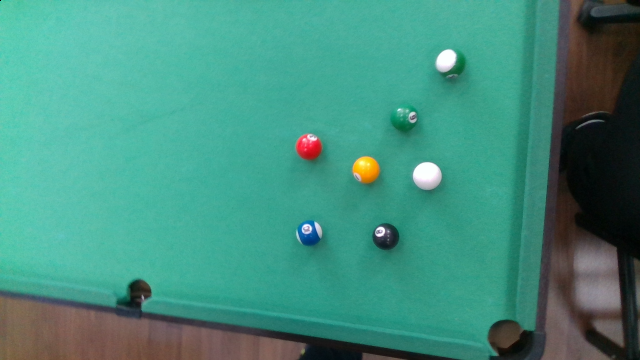
//> input picture EX9/pics/ball1.png, 640 x 360 px
$ ./houghcircle_param   (built with g++ and OpenCV 4)
//> lines starting //> are read from the running program, lines starting //| are printed output that depends on the picture; after the words box and inside, x2 and y2 are one past the last pixel; in counts of white or black regions, pixels touching at a corner belong together
/**
 * @brief: 霍夫变换检测圆参数调整
 * @author： liujin
 * @date: 2019/5/11
*/


/**头文件*/
#include <opencv2/opencv.hpp>
#include <opencv2/imgproc/imgproc.hpp>
#include <iostream>

using namespace cv;
using namespace std;

/**全局变量*/
Mat srcImage, grayImage, gaussImage, dstImage, houghImage;
//各种参数
vector<int> GaussParams = {0, 1, 3};  //依次是（是否使用高斯滤波，算子半径，xy标准差）
vector<int> CannyParams = {100, 50, 0}; //阈值1，阈值2，sobel算子大小(0代表3,1代表5,2代表7)
vector<int> HoughParams = {20, 80, 12, 10, 20};//mindist,canny高阈值,累加器阈值,圆半径最小,最大

/**函数声明*/
static void on_Canny(int, void *);

static void on_Gauss(int, void *);

static void on_Hough(int, void *);

void HoughTrans();

/// 颜色过滤函数640*360
// 输入三个通道的颜色范围，将这个范围内的颜色过滤
void color_filter(Mat &src, Mat &dst, vector<vector<double>> minmax) {
    int i = 0, j = 0;

    dst.create(src.rows, src.cols, src.type());

    //拆分成三通道
    vector<Mat> channels(3);
    split(src, channels);

    //颜色掩码构建
    for (i = 0; i < 3; ++i)
        channels.at(i) = ((channels.at(i) < minmax[i].at(0)) | (channels.at(i) > minmax[i].at(1)));
    Mat mask = channels.at(0) | channels.at(1) | channels.at(2);

    src.copyTo(dst, mask);
}

/**主程序*/
int main() {
    //读入源图片
    srcImage = imread("../pics/ball1.png");
//> srcImage is the input picture: 360 rows x 640 cols, CV_8UC3; mean B, G, R 126.9, 143.1, 67.5
    if (!srcImage.data) {
        printf("读入文件错误！\n");
        return 1;
    }
    printf("按下q或者esc退出程序,by 刘琎\n");

    /// 转为灰度图
    cvtColor(srcImage, grayImage, CV_BGR2GRAY);//转化边缘检测后的图为灰度图
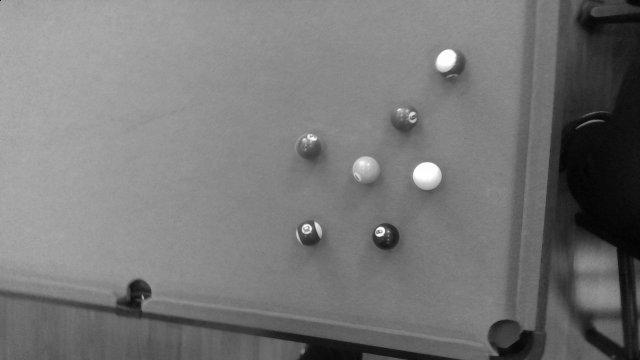
//> grayImage: 360 rows x 640 cols, CV_8UC1; min 0, max 254, mean 118.6
    gaussImage = grayImage.clone();
    //imshow("灰度图",midImage);

    /// 高斯滤波参数调整
    //vector<int> GaussParams = {0, 3};//依次是（算子半径(零代表没用滤波)，xy标准差）
    namedWindow("高斯滤波参数调整");
    createTrackbar("是否启用", "高斯滤波参数调整", &GaussParams[0], 10, on_Gauss, (void *) &GaussParams);
    createTrackbar("算子半径", "高斯滤波参数调整", &GaussParams[1], 10, on_Gauss, (void *) &GaussParams); //因为要是奇数,所以×2+1
    createTrackbar("标 准 差", "高斯滤波参数调整", &GaussParams[2], 10, on_Gauss, (void *) &GaussParams);
    // GaussianBlur( midImage, midImage, Size(0, 0),3, 3 );
    // imshow("高斯滤波后",gaussImage);

    /// 边缘检测参数调整
    namedWindow("边缘检测参数调整");
    createTrackbar("阈值1", "边缘检测参数调整", &CannyParams[0], 255, on_Canny, (void *) &CannyParams);
    createTrackbar("阈值2", "边缘检测参数调整", &CannyParams[1], 255, on_Canny, (void *) &CannyParams);
    createTrackbar("Sobel算子半径", "边缘检测参数调整", &CannyParams[2], 2, on_Canny, (void *) &CannyParams);

    /// 霍夫变换参数调整
    namedWindow("霍夫变换参数调整");//mindist,canny高阈值,累加器阈值,圆半径最小,最大{10,80,25,10,25}
    createTrackbar("圆间最短距离", "霍夫变换参数调整", &HoughParams[0], 50, on_Hough, (void *) &HoughParams);
    createTrackbar("canny高阈值", "霍夫变换参数调整", &HoughParams[1], 255, on_Hough, (void *) &HoughParams);
    createTrackbar("累加器的阈值", "霍夫变换参数调整", &HoughParams[2], 100, on_Hough, (void *) &HoughParams);
    createTrackbar("圆半径最小值", "霍夫变换参数调整", &HoughParams[3], 50, on_Hough, (void *) &HoughParams);
    createTrackbar("圆半径最大值", "霍夫变换参数调整", &HoughParams[4], 50, on_Hough, (void *) &HoughParams);

    /// 初始化图像
    imshow("高斯滤波参数调整", gaussImage);//
    Canny(gaussImage, dstImage, 100, 50, 3);
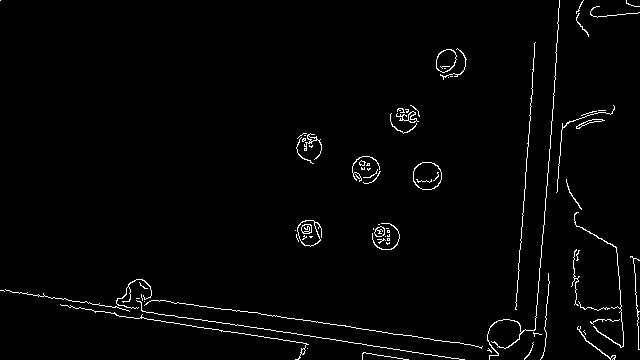
//> dstImage: 360 rows x 640 cols, CV_8UC1; 1.9% white in thin lines or dots
    imshow("边缘检测参数调整", dstImage);
    HoughTrans();

    while(true)
    {
        int c = waitKey(0);
        //按下键盘按键Q或者ESC，程序退出
        if( (char)c == 'q'||(char)c == 27 )
            break;
    }
    /// 输出最终的参数
    cout<<"GaussParams:"<<GaussParams.at(0)<<","<<GaussParams.at(1)<<","<<GaussParams.at(2)<<endl;
    cout<<"CannyParams:"<<CannyParams.at(0)<<","<<CannyParams.at(1)<<","<<CannyParams.at(2)<<endl;
    cout<<"HoughParams:"<<HoughParams.at(0)<<","<<HoughParams.at(1)<<","<<HoughParams.at(2)<<","\
    <<HoughParams.at(3)<<","<<HoughParams.at(4)<<endl;


    // Mat kernel = (Mat_<char>(3, 3) << 0, -1, 0, -1, 5, -1, 0, -1, 0);
    return 0;
}

static void on_Gauss(int, void *params) {
    vector<int> *GaussParams = static_cast<vector<int> *>(params);

    if (GaussParams->at(0)) {  //如果启用高斯滤波则刷新图像
        int size = 2 * GaussParams->at(1) + 1;
        int sigma = GaussParams->at(2);
        GaussianBlur(grayImage, gaussImage, Size(size, size), sigma, sigma);
        imshow("高斯滤波参数调整", gaussImage);
        //刷新边缘检测图片
        on_Canny(CannyParams[0], (void *) &CannyParams);
        on_Hough(HoughParams[0], (void *) &HoughParams);
    } else {
        gaussImage = grayImage.clone();
        imshow("高斯滤波参数调整", gaussImage);
        //刷新边缘检测图片
        on_Canny(CannyParams[0], (void *) &CannyParams);
        on_Hough(HoughParams[0], (void *) &HoughParams);
    }


}

static void on_Canny(int, void *params) {
    vector<int> *CannyParams = static_cast<vector<int> *>(params);
    Canny(gaussImage, dstImage, CannyParams->at(0), CannyParams->at(1), CannyParams->at(2) * 2 + 3);
    imshow("边缘检测参数调整", dstImage);
}

static void on_Hough(int, void *params) {
    vector<int> *HoughParams = static_cast<vector<int> *>(params);

    //做必要的参数检查
    if(HoughParams->at(0)==0)HoughParams->at(0)=1;
    //进行霍夫圆变换
    vector<Vec3f> circles;
    HoughCircles(gaussImage, circles, CV_HOUGH_GRADIENT, 1, HoughParams->at(0), HoughParams->at(1), \
                 HoughParams->at(2), HoughParams->at(3), HoughParams->at(4));
    //依次在 houghImage 图中绘制出圆
    srcImage.copyTo(houghImage);
    for (size_t i = 0; i < circles.size(); i++) {
        Point center(cvRound(circles[i][0]), cvRound(circles[i][1])); //circles的三个参数：x,y,radius
        int radius = cvRound(circles[i][2]);
        //绘制圆心
        circle(houghImage, center, 3, Scalar(0, 255, 0), -1, 8, 0);  //
        //绘制圆轮廓
        circle(houghImage, center, radius, Scalar(155, 50, 255), 3, 8, 0);
    }
    //显示效果图
    imshow("霍夫变换参数调整", houghImage);
}

void HoughTrans() {
    //进行霍夫圆变换
    vector<Vec3f> circles;
    //HoughCircles(InputArray image,OutputArray circles, int method, double dp,
    //             double minDist, double param1=100,double param2=100,
    //             int minRadius=0, int maxRadius=0 )
    //            输入      输出圆                累加器分辨率 mindist canny高阈值 累加器阈值  圆半径最小最大
    HoughCircles(gaussImage, circles, CV_HOUGH_GRADIENT, 1, HoughParams.at(0), HoughParams.at(1), \
                 HoughParams.at(2), HoughParams.at(3), HoughParams.at(4));
//> circles = 10 circles (x, y, radius): [505.5, 338.5, 19.4], [385.5, 236.5, 13.4], [307.5, 146.5, 13.4], [138.5, 291.5, 12.5], [309.5, 231.5, 11.8], [365.5, 167.5, 11.8], [451.5, 64.5, 16], [403.5, 117.5, 13.4], [427.5, 174.5, 14.3], [596.5, 14.5, 19.4]
    //依次在 houghImage 图中绘制出圆
    srcImage.copyTo(houghImage);
    for (size_t i = 0; i < circles.size(); i++) {
        Point center(cvRound(circles[i][0]), cvRound(circles[i][1])); //circles的三个参数：x,y,radius
        int radius = cvRound(circles[i][2]);
        //绘制圆心
        circle(houghImage, center, 3, Scalar(0, 255, 0), -1, 8, 0);  //
        //绘制圆轮廓
        circle(houghImage, center, radius, Scalar(155, 50, 255), 3, 8, 0);
    }
//> this loop made 10 passes
//> (center, radius) on passes 1 to 10: (Point(506, 338), 19), (Point(386, 236), 13), (Point(308, 146), 13), (Point(138, 292), 12), (Point(310, 232), 12), (Point(366, 168), 12), (Point(452, 64), 16), (Point(404, 118), 13), (Point(428, 174), 14), (Point(596, 14), 19)
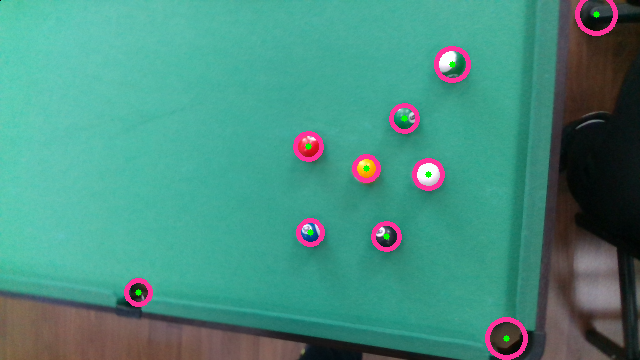
//> houghImage: 360 rows x 640 cols, CV_8UC3; 1.99% of pixels changed, all inside (x1, y1, x2, y2) = (124, 0, 618, 360)
//> the loop in on_Hough, `for (size_t i = 0; i < circles.size(); i++)` made 10 passes
//> the loop in on_Hough (call 2), `for (size_t i = 0; i < circles.size(); i++)` made 10 passes
//> the 'q' key is pressed
    //显示效果图
    imshow("霍夫变换参数调整", houghImage);
}

$ run again, with EX9/pics/ball3.png copied over EX9/pics/ball1.png
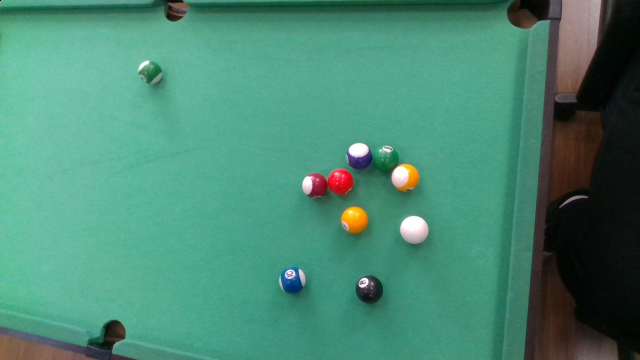
//> input picture EX9/pics/ball3.png, 640 x 360 px
//> srcImage is the input picture: 360 rows x 640 cols, CV_8UC3; mean B, G, R 115.6, 137.2, 73.5
//> `Canny(gaussImage, dstImage, 100, 50, 3);`:
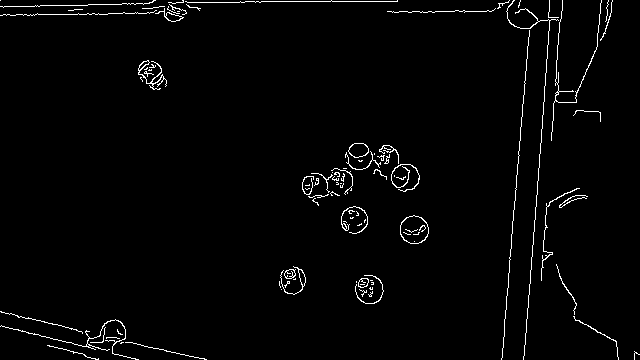
//> dstImage: 360 rows x 640 cols, CV_8UC1; 2% white in thin lines or dots
//> in HoughTrans, `HoughCircles(gaussImage, circles, CV_HOUGH_GRADIENT, 1, HoughParams.at..`: circles = 15 circles (x, y, radius), first 12: [404.5, 176.5, 13.2], [149.5, 71.5, 11.8], [368.5, 289.5, 13.6], [359.5, 156.5, 12.2], [291.5, 279.5, 13.1], [522.5, 12.5, 15.6], [413.5, 228.5, 14], [313.5, 184.5, 11.6], [115.5, 335.5, 15.9], [385.5, 158.5, 13.6], [338.5, 181.5, 13.2], [173.5, 9.5, 11.4]
//> the loop in HoughTrans, `for (size_t i = 0; i < circles.size(); i++)` made 15 passes
//> (center, radius) on passes 1 to 8: (Point(404, 176), 13), (Point(150, 72), 12), (Point(368, 290), 14), (Point(360, 156), 12), (Point(292, 280), 13), (Point(522, 12), 16), (Point(414, 228), 14), (Point(314, 184), 12)
//> after the loop in HoughTrans, `for (size_t i = 0; i < circles.size(); i++)`:
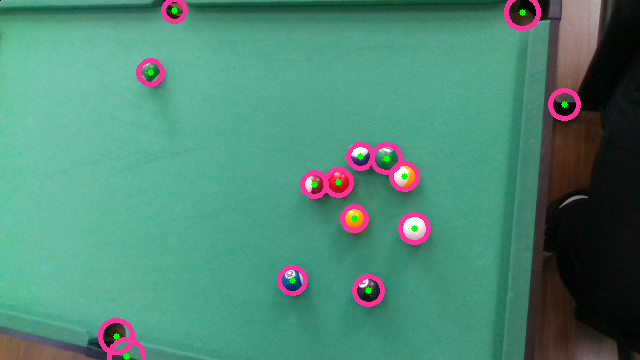
//> houghImage: 360 rows x 640 cols, CV_8UC3; 2.66% of pixels changed, all inside (x1, y1, x2, y2) = (98, 0, 581, 360)
//> the loop in on_Hough, `for (size_t i = 0; i < circles.size(); i++)` made 15 passes
//> the loop in on_Hough (call 2), `for (size_t i = 0; i < circles.size(); i++)` made 15 passes

$ run again, with EX9/pics/ball4.png copied over EX9/pics/ball1.png
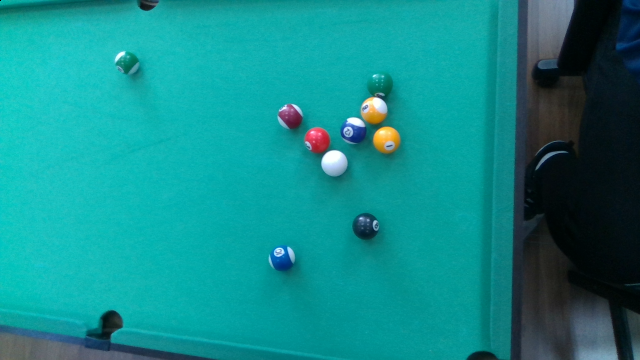
//> input picture EX9/pics/ball4.png, 640 x 360 px
//> srcImage is the input picture: 360 rows x 640 cols, CV_8UC3; mean B, G, R 138.4, 138.3, 17.7
//> `Canny(gaussImage, dstImage, 100, 50, 3);`:
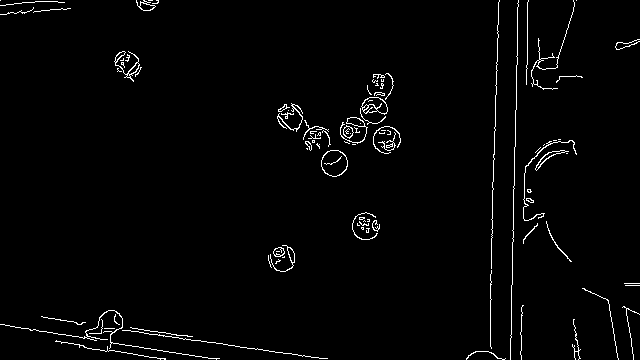
//> dstImage: 360 rows x 640 cols, CV_8UC1; 2% white in thin lines or dots
//> in HoughTrans, `HoughCircles(gaussImage, circles, CV_HOUGH_GRADIENT, 1, HoughParams.at..`: circles = 14 circles (x, y, radius), first 12: [373.5, 109.5, 13.4], [352.5, 130.5, 13.2], [365.5, 226.5, 13.2], [110.5, 322.5, 12.2], [126.5, 62.5, 12.2], [333.5, 162.5, 12.2], [547.5, 72.5, 16.1], [282.5, 258.5, 12.1], [317.5, 137.5, 11.8], [385.5, 138.5, 13], [291.5, 114.5, 10.5], [555.5, 169.5, 18.2]
//> the loop in HoughTrans, `for (size_t i = 0; i < circles.size(); i++)` made 14 passes
//> (center, radius) on passes 1 to 8: (Point(374, 110), 13), (Point(352, 130), 13), (Point(366, 226), 13), (Point(110, 322), 12), (Point(126, 62), 12), (Point(334, 162), 12), (Point(548, 72), 16), (Point(282, 258), 12)
//> after the loop in HoughTrans, `for (size_t i = 0; i < circles.size(); i++)`:
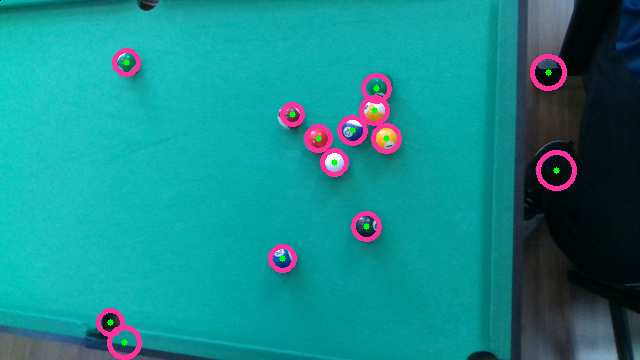
//> houghImage: 360 rows x 640 cols, CV_8UC3; 2.59% of pixels changed, all inside (x1, y1, x2, y2) = (96, 48, 577, 360)
//> the loop in on_Hough, `for (size_t i = 0; i < circles.size(); i++)` made 14 passes
//> the loop in on_Hough (call 2), `for (size_t i = 0; i < circles.size(); i++)` made 14 passes
